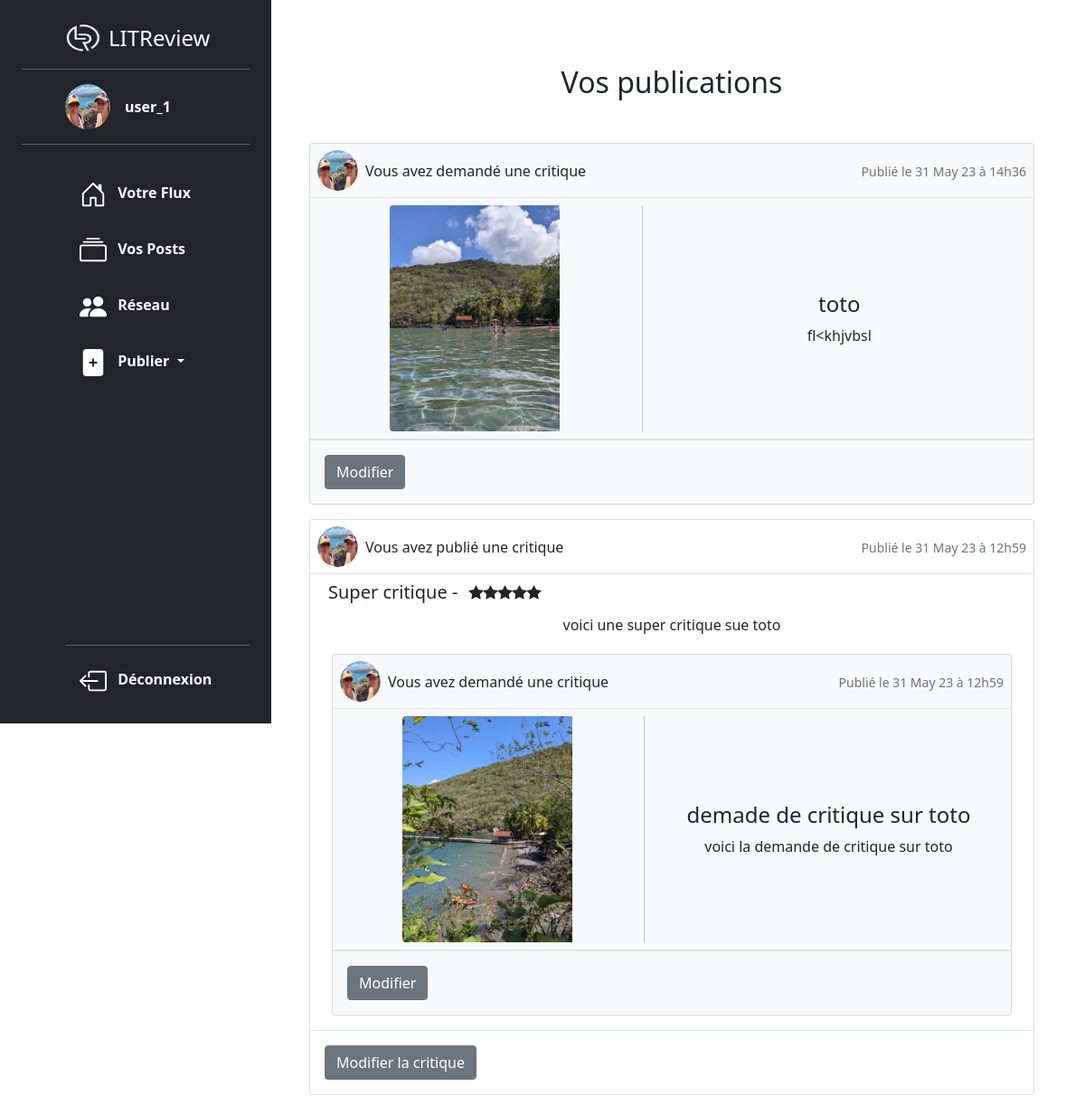
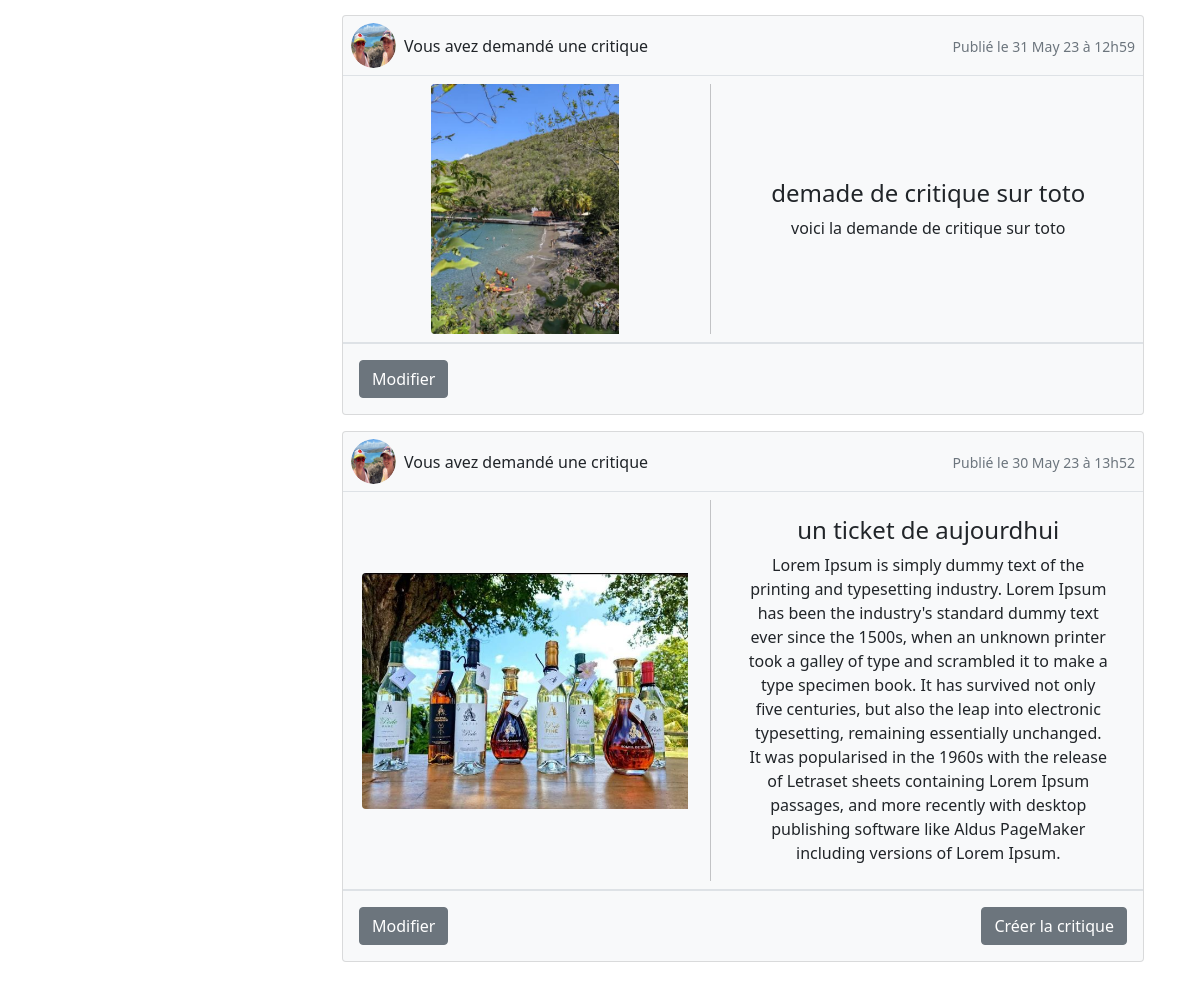
The app's page /post/view_user_posts/ (signed in) with its own data (2 pictures, top to bottom).
### authentication/models.py (models this page shows, shortened)
class User(AbstractUser):
    SUBSCRIBER = "SUBSCRIBER"
    profil_photo = models.ImageField(verbose_name="Photo de profil")
    following = models.ManyToManyField(
        "self",
        through=UserFollows,
        symmetrical=False,
        related_name="followers",
    )

### post/models.py (models this page shows, shortened)
class Ticket(models.Model):
    title = models.CharField(max_length=128)
    description = models.TextField(max_length=2048, blank=True)
    user = models.ForeignKey(to=settings.AUTH_USER_MODEL, on_delete=models.CASCADE)
    image = models.ForeignKey(
        Photo,
        null=True,
        on_delete=models.SET_NULL,
        blank=True,
    )
    time_created = models.DateTimeField(auto_now_add=True)

class Photo(models.Model):
    image = models.ImageField(verbose_name="image", blank=True)
    caption = models.CharField(max_length=128, blank=True)
    uploader = models.ForeignKey(settings.AUTH_USER_MODEL, on_delete=models.CASCADE)
    date_created = models.DateTimeField(auto_now_add=True)
    IMAGE_MAX_SIZE = (600, 600)

class Review(models.Model):
    ticket = models.OneToOneField(to=Ticket, on_delete=models.CASCADE)
    rating = models.PositiveSmallIntegerField(
        validators=[MinValueValidator(0), MaxValueValidator(5)],
    )
    headline = models.CharField(max_length=128)
    body = models.TextField(max_length=8192, blank=True)
    user = models.ForeignKey(to=settings.AUTH_USER_MODEL, on_delete=models.CASCADE)
    time_created = models.DateTimeField(auto_now_add=True)

### post/views.py (the view)
def view_user_posts(request):
    reviews = models.Review.objects.filter(user=request.user)
    reviews = reviews.annotate(content_type=Value("REVIEW", CharField()))
    tickets = models.Ticket.objects.filter(user=request.user)
    tickets = tickets.annotate(content_type=Value("TICKET", CharField()))
    posts = sorted(
        chain(reviews, tickets),
        key=lambda post: post.time_created,
        reverse=True,
    )
    return render(request, "post/view_user_posts.html", context={"posts": posts})

### post/templatetags/post_extra.py (called while the page is built)
@register.filter
def model_type(value):
    return type(value).__name__

@register.filter
def get_posted_at_display(posted_at):
    seconds_ago = (timezone.now() - posted_at).total_seconds()
    if seconds_ago <= HOUR:
        return "Publié il y a un instant."
    elif seconds_ago <= DAY:
        return f"Publié il y a {int(seconds_ago // HOUR)} heures."
    return f'Publié le {posted_at.strftime("%d %b %y à %Hh%M")}'

@register.simple_tag(takes_context=True)
def get_poster_display(context, user):
    if user == context["user"]:
        return "Vous avez"
    return f"{user.username} a"

@register.filter(name="times")
def times(number):
    return range(number)

### post/templates/post/view_user_posts.html
{% extends 'base.html' %}
{% load post_extra %}
{% block content %}
    <div class="container text-center " style="max-width:850px">
        <h2 class="mb-5">Vos publications</h2>
        {% for post in posts %}
            <div class="row">
                <div class="col-12">
                    {% if post|model_type == 'Ticket' %}
                        {% include "post/partials/ticket.html" with ticket=post %}
                    {% elif post|model_type == 'Review' %}
                        {% include "post/partials/review.html" with review=post %}
                    {% endif %}
                </div>
            </div>
        {% endfor %}
    </div>
{% endblock content %}

### templates/partials/sidebar.html (shortened to what this page needs)
{% load static %}
{% if user.is_authenticated %}
  <div class="d-flex flex-column flex-shrink-0 p-4 text-white bg-dark vh-100 position-fixed w-25">
    <a href="/" class="d-flex align-items-center mb-3 mb-md-0 me-md-auto  text-white text-decoration-none ps-md-2 ps-xl-5">
      <img src="{% static 'images/logo_litreview.png'%}" class="bi me-2" width="40" height="32">
      <span class="fs-4">LITReview</span>
    </a>
    <div class="profil">
      <a href="{% url 'profile_view'%}" class="d-flex align-items-center text-white text-decoration-none ps-md-0 ps-xl-5" >
        {% if user.profil_photo %}
        <img src="{{ user.profil_photo.url }}" alt="{{user.username}}" width="50" height="50" class="rounded-circle me-3">
        {% else %}
        <img src="{% static 'images/default_profile.png'%}" alt="{{user.username}}" width="50" height="50" class="rounded-circle me-2">
        {% endif %}
        <strong>{{user.username}}</strong>
      </a>
    </div>
    <ul class="nav nav-pills flex-column mb-auto ps-md-0 ps-xl-5 h-100">
      <li class="nav-item pt-3">
        <a href="{% url 'home' %}" class="nav-link text-white" aria-current="page">
          <svg class="bi me-2 " width="30" height="30" fill="white"><use xlink:href="#home"></use></svg>
          <strong>Votre Flux</strong>
        </a>
      </li>
      <li class="nav-item pt-3">
        <a href="{% url 'view_user_posts'%}" class="nav-link text-white">
          <svg class="bi me-2" width="30" height="30" fill="white"><use xlink:href="#collection"></use></svg>
          <strong>Vos Posts</strong>
        </a>
      </li>
      <li class="nav-item pt-3">
        <a href="{% url 'follower_page' %}" class="nav-link text-white">
          <svg class="bi me-2" width="30" height="30" fill="white"><use xlink:href="#people-fill"></use></svg>
          <strong>Réseau</strong>
        </a>
      </li>
      <li class="nav-item pt-3 dropdown">
        <a href="#" class="nav-link text-white dropdown-toggle" id="dropdownUser1" data-bs-toggle="dropdown" aria-expanded="false">
          <svg class="bi me-2" width="30" height="30" fill="white"><use xlink:href="#file-plus-fill"></use></svg>
          <strong>Publier</strong>
        </a>
      </li>
      <li class="mt-auto">
        <hr>
        <a href="{% url 'account_logout' %}" class="nav-link text-white">
          <svg  class="bi bi-box-arrow-left me-2" width="30" height="30" fill="white"><use xlink:href="#box-arrow-left"></use>
          </svg>
          <strong>Déconnexion</strong>
        </a>
      </li>
    </ul>
  </div>
{% endif %}

### post/templates/post/partials/ticket.html (shortened to what this page needs)
{% load static %}
{% load post_extra %}
<div class="card text-dark bg-light mb-3" style="max-width:850px">
    {% include "post/partials/header_card.html" with element=ticket %}
    <div class="row g-0 align-items-center justify-content-around border-bottom border-2 p-2">
        <div class="col-md-5 text-center">
            {% if ticket.image.image %}
                <img src="{{ticket.image.image.url}}" class="card-img-left rounded-start img-fluid w-auto h-auto" style="max-height:250px" alt="image du ticket">
            {% else %}
                <img src="{% static 'images/livre_default.jpg'%}"  class="card-img-left rounded-start img-fluid w-auto h-auto" style="max-height:250px" alt="image par default du ticket">
            {% endif %}
        </div>
        <div class="col-md-6 text-center" >
            <div class="card-body">
                <h4 class="card-title">{{ticket.title}}</h4>
                <p class="card-text overflow-auto">{{ticket.description}}</p>
            </div>
        </div>
    </div>
    <div class="d-flex bd-highlight">
        {% if user == ticket.user%}
            <p class="my-0 p-2 bd-highlight">
                <a href="{% url 'edit_ticket' ticket.id %}" class="btn btn-secondary m-2 ">Modifier</a>
            </p>
        {% endif %}
        {% if not ticket.review %}
            <p class="my-0 ms-auto p-2 bd-highlight">
                <a href="{% url 'review_ticket' ticket.id %}" class="btn btn-secondary m-2 ">Créer la critique</a>
            </p>
        {% endif %}
    </div>
</div>

### post/templates/post/partials/header_card.html
{% load static %}
{% load post_extra %}
<div class="d-flex bd-highlight border-bottom align-items-center"  style="height: 60px;">
    <div class="ms-2">
        <div class="d-flex justify-content-center align-items-center rounded-circle p-auto" style="width : 45px; height : 45px; overflow: hidden;">
          {% if element.user.profil_photo %}
            <img class="img-fluid rounded-circle w-100 h-100" src={{ element.user.profil_photo.url }} alt="photo de profil personnalisée de l'utilisateur">
            {% else %}
            <img class="img-fluid rounded-circle" src="{% static 'images/default_profile.png'%}" alt="photo de profil par default de l'utilisateur">
            {% endif %}
        </div>
    </div>
    {% if element|model_type == 'Ticket' %}
        <p class="my-0 p-2 bd-highlight">{%get_poster_display element.user%} demandé une critique</p>
    {% elif element|model_type == 'Review' %}
        <p class="my-0 p-2 bd-highlight">{%get_poster_display element.user%} publié une critique</p>
    {% endif %}
    <p class="my-0 ms-auto p-2 bd-highlight"><small class="text-muted">{{ element.time_created|get_posted_at_display}}</small> </p>
</div>

### post/templates/post/partials/review.html
{% load static %}
{% load post_extra %}
<div class="card text-dark bg-white mb-3" style="max-width:850px">
    {% include "post/partials/header_card.html" with element=review %}
    <div class="row m-1">
        <div class="col-12 ">
            <div class="btn-toolbar align-items-center" role="toolbar" aria-label="Toolbar with button groups">
                <h5 class="m-1">{{review.headline}} - </h5>
                <div class="btn-group mx-2" role="group" aria-label="First group">
                    {% for i in review.rating|times %}
                    <i class="bi bi-star-fill"></i>
                    {% endfor %}
                </div>
            </div>
        </div>
    </div>
    <div class="row m-1">
        <div class="col">
            <p>{{review.body}} </p>
        </div>
    </div>
    <div class="container w-90">
        {% include "post/partials/ticket.html" with ticket=review.ticket %}
    </div>
    {% if user == review.user %}
        <div class="d-flex bd-highlight border-top align-items-center">
            <p class="my-0 p-2 bd-highlight">
                <a href="{% url 'edit_review' review.id %}" class="btn btn-secondary m-2 ">Modifier la critique</a>
            </p>
        </div>
    {% endif %}
</div>

### records on screen
User: profil_photo (picture), username "user_1"
Ticket: user.profil_photo (picture), user "Vous avez", time_created|get_posted_at_display "Publié le 31 May 23 à 14h36", image.image (picture), title "toto", description "fl<khjvbsl", shows "Modifier"
Review: user.profil_photo (picture), user "Vous avez", time_created|get_posted_at_display "Publié le 31 May 23 à 12h59", headline "Super critique", rating 5 (drawn), body "voici une super critique sue toto", image.image (picture), shows "Modifier la critique"
Ticket: user "Vous avez", time_created|get_posted_at_display "Publié le 31 May 23 à 12h59", title "demade de critique sur toto", description "voici la demande de critique sur toto", user.profil_photo (picture), image.image (picture), shows "Modifier"
Ticket: user.profil_photo (picture), user "Vous avez", time_created|get_posted_at_display "Publié le 30 May 23 à 13h52", image.image (picture), title "un ticket de aujourdhui", description "Lorem Ipsum is simply dummy text of the printing and typesetting industry. Lorem Ipsum has been the industry's standard dummy text ever since the 1500s, when an unknown printer took a galley of type and scrambled it to make a type specimen book. It has survived not only five centuries, but also the leap into electronic typesetting, remaining essentially unchanged. It was popularised in the 1960s with the release of Letraset sheets containing Lorem Ipsum passages, and more recently with desktop publishing software like Aldus PageMaker including versions of Lorem Ipsum.", shows "Modifier", shows "Créer la critique"
